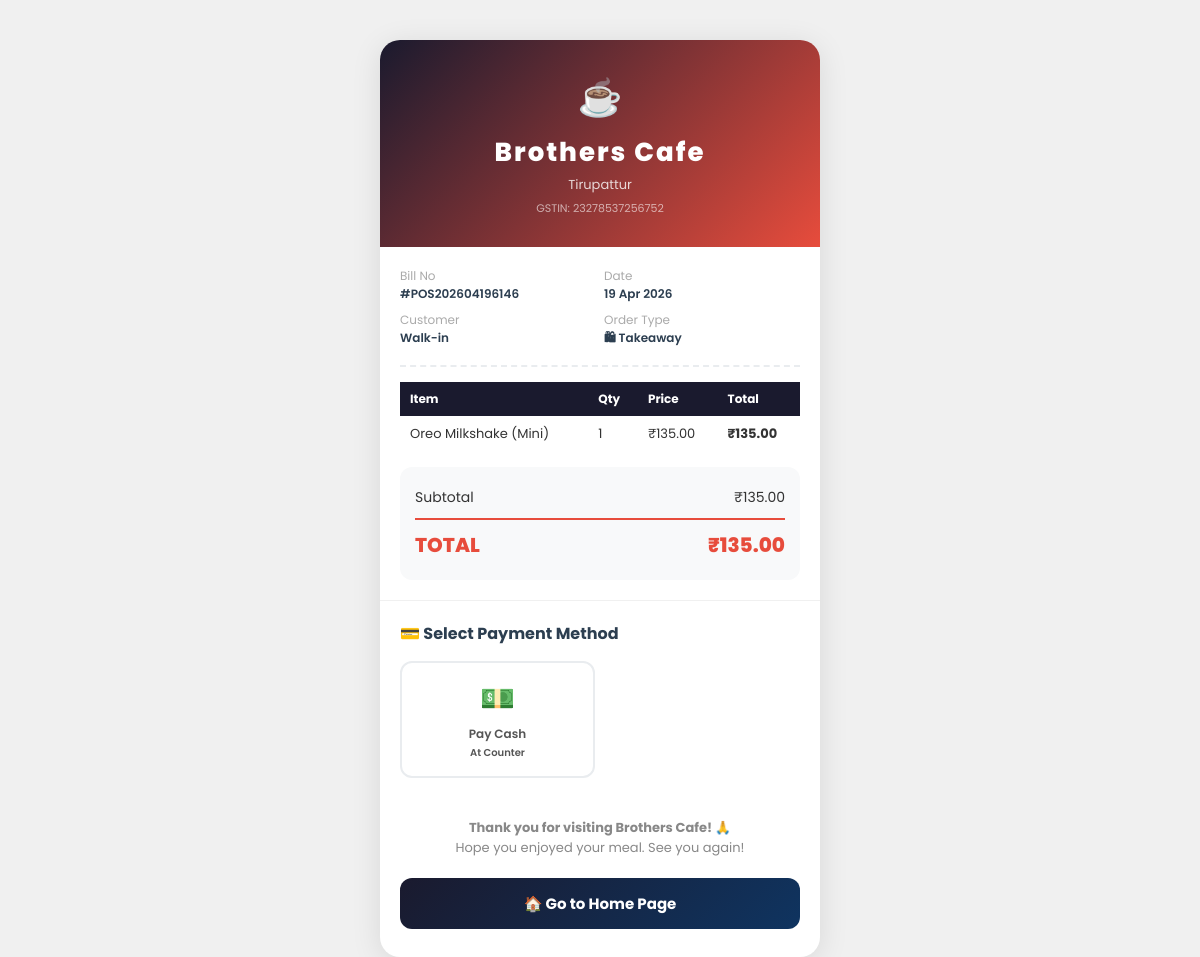
The app's page /order/1/bill/ with its own data.
### restaurant/models.py (models this page shows, shortened)
class ShopSettings(models.Model):
    shop_name = models.CharField(max_length=200, default="Brothers Cafe")
    location = models.CharField(max_length=200, default="Tirupattur")
    gstin = models.CharField(max_length=50, default="", blank=True, help_text='GSTIN number')
    fssai_number = models.CharField(max_length=50, default="", blank=True, help_text='FSSAI License Number (Food Safety)')
    phone = models.CharField(max_length=20, blank=True)
    email = models.EmailField(blank=True)
    address = models.TextField(blank=True)
    logo = models.ImageField(upload_to='shop/', blank=True, null=True)
    upi_qr_code = models.ImageField(upload_to='qr_codes/', blank=True, null=True,
                                     help_text="Upload QR code image for online payments")
    upi_id = models.CharField(max_length=100, blank=True, help_text="e.g. brotherscafe@upi")
    default_discount_percent = models.DecimalField(max_digits=5, decimal_places=2, default=0,
                                                    help_text="Default discount % shown on bills")
    default_parcel_charge = models.DecimalField(max_digits=6, decimal_places=2, default=0,
                                                 help_text="Default parcel charge per item for takeaway orders (overridden by item-level charge)")
    class Meta:
        verbose_name = "Shop Settings"
        verbose_name_plural = "Shop Settings"

class Order(models.Model):
    STATUS_CHOICES = [
        ('pending', 'Pending'),
        ('accepted', 'Accepted'),
        ('preparing', 'Preparing'),
        ('ready', 'Ready'),
        ('completed', 'Completed'),
        ('cancelled', 'Cancelled'),
    ]
    PAYMENT_STATUS = [
        ('unpaid', 'Unpaid'),
        ('online_pending', 'Online Payment Pending'),
        ('paid_online', 'Paid Online'),
        ('paid_offline', 'Paid Offline'),
    ]
    table = models.ForeignKey(Table, on_delete=models.SET_NULL, null=True, related_name='orders')
    customer_name = models.CharField(max_length=100)
    customer_phone = models.CharField(max_length=15)
    special_instructions = models.TextField(blank=True)
    status = models.CharField(max_length=20, choices=STATUS_CHOICES, default='pending')
    payment_status = models.CharField(max_length=20, choices=PAYMENT_STATUS, default='unpaid')
    payment_method = models.CharField(max_length=20, blank=True)  # 'online' or 'offline'
    order_type = models.CharField(max_length=20, default='dine_in',
        choices=[('dine_in', 'Dine In'), ('takeaway', 'Takeaway')])
    subtotal = models.DecimalField(max_digits=10, decimal_places=2, default=0)
    parcel_charge = models.DecimalField(max_digits=10, decimal_places=2, default=0, help_text='Total parcel charge for takeaway orders')
    discount_percent = models.DecimalField(max_digits=5, decimal_places=2, default=0)
    discount_amount = models.DecimalField(max_digits=10, decimal_places=2, default=0)
    total_amount = models.DecimalField(max_digits=10, decimal_places=2, default=0)
    created_at = models.DateTimeField(auto_now_add=True)
    updated_at = models.DateTimeField(auto_now=True)
    completed_at = models.DateTimeField(null=True, blank=True)
    order_number = models.CharField(max_length=20, unique=True, blank=True)
    staff_notified = models.BooleanField(default=False)
    parent_order = models.ForeignKey('self', on_delete=models.SET_NULL, null=True, blank=True, related_name='reorders', help_text='If this is a reorder, points to the original order')
    class Meta:
        ordering = ['-created_at']

class MenuItem(models.Model):
    TYPE_CHOICES = [
        ('veg', 'Vegetarian'),
        ('nonveg', 'Non-Vegetarian'),
        ('vegan', 'Vegan'),
        ('beverage', 'Beverage'),
    ]
    category = models.ForeignKey(Category, on_delete=models.CASCADE, related_name='items')
    name = models.CharField(max_length=200)
    description = models.TextField(blank=True)
    price = models.DecimalField(max_digits=10, decimal_places=2)
    image = models.ImageField(upload_to='menu_images/', blank=True, null=True)
    item_type = models.CharField(max_length=20, choices=TYPE_CHOICES, default='veg')
    is_available = models.BooleanField(default=True, help_text='(Deprecated: use Dine In Active / Takeaway Active below)')
    is_available_dine_in = models.BooleanField(default=True, help_text='Item available for dine-in orders')
    is_available_takeaway = models.BooleanField(default=True, help_text='Item available for takeaway orders')
    is_featured = models.BooleanField(default=False)
    preparation_time = models.PositiveIntegerField(default=15, help_text="Minutes")
    order = models.PositiveIntegerField(default=0)
    parcel_charge = models.DecimalField(max_digits=6, decimal_places=2, default=0,
                                          help_text='Extra charge for takeaway parcel packaging')
    class Meta:
        ordering = ['order', 'name']

class OrderItem(models.Model):
    order = models.ForeignKey(Order, on_delete=models.CASCADE, related_name='items')
    menu_item = models.ForeignKey(MenuItem, on_delete=models.CASCADE)
    quantity = models.PositiveIntegerField(default=1)
    unit_price = models.DecimalField(max_digits=10, decimal_places=2)
    notes = models.TextField(blank=True)
    @property
    def total_price(self):
        return self.unit_price * self.quantity

### restaurant/views.py (the view)
# urls.py: path('order/<int:order_id>/bill/', views.bill_view, name='bill'),
def bill_view(request, order_id):
    order = get_object_or_404(Order, id=order_id)
    shop = get_shop()
    root_order = order
    while root_order.parent_order:
        root_order = root_order.parent_order
    all_orders_check = [root_order] + list(root_order.reorders.order_by('created_at'))
    all_done = all(o.status == 'completed' for o in all_orders_check)
    if not all_done:
        return render(request, 'restaurant/waiting_for_bill.html', {'order': root_order, 'shop': shop})
    all_orders = [root_order] + list(root_order.reorders.order_by('created_at'))
    combined_items = []
    for o in all_orders:
        for item in o.items.select_related('menu_item').all():
            combined_items.append({
                'order_number': o.order_number,
                'name': item.menu_item.name,
                'notes': item.notes,
                'quantity': item.quantity,
                'unit_price': item.unit_price,
                'total_price': item.total_price,
                'is_reorder': o.parent_order is not None,
            })
    combined_subtotal = sum(o.subtotal for o in all_orders)
    def get_order_parcel(o):
        if o.parcel_charge:
            return o.parcel_charge
        m = re.search(r'\[Parcel Charge: ₹([\d.]+)\]', o.special_instructions or '')
        from decimal import Decimal as D
        return D(m.group(1)) if m else D('0')
    combined_parcel   = sum(get_order_parcel(o) for o in all_orders)
    discount_percent  = root_order.discount_percent
    discount_amount   = sum(o.discount_amount for o in all_orders)
    combined_total    = combined_subtotal + combined_parcel - discount_amount
    return render(request, 'restaurant/bill.html', {
        'order': order,
        'root_order': root_order,
        'all_orders': all_orders,
        'combined_items': combined_items,
        'combined_subtotal': combined_subtotal,
        'combined_parcel': combined_parcel,
        'discount_percent': discount_percent,
        'discount_amount': discount_amount,
        'combined_total': combined_total,
        'has_reorders': len(all_orders) > 1,
        'shop': shop,
    })

### restaurant/views.py (called while the page is built)
def get_shop():
    return ShopSettings.objects.first()

### brothers_cafe/restaurant/templates/restaurant/bill.html (shortened to what this page needs)
{% extends 'restaurant/base.html' %}
{% block content %}
<div class="bill-page">
    <div class="bill-card">
        <div class="bill-header">
            <div style="font-size:36px;margin-bottom:8px">☕</div>
            <div class="bill-cafe">{{ shop.shop_name|default:"BROTHERS CAFE" }}</div>
            <div class="bill-location">{{ shop.location|default:"Tirupattur" }}</div>
            <div class="bill-gstin">GSTIN: {{ shop.gstin|default:"23278537256752" }}</div>
        </div>
        <div class="bill-body">
            <div class="bill-info-grid">
                <div class="bill-info-item">
                    <div class="bill-info-label">Bill No</div>
                    <div class="bill-info-val">#{{ order.order_number }}</div>
                </div>
                <div class="bill-info-item">
                    <div class="bill-info-label">Date</div>
                    <div class="bill-info-val">{{ order.created_at|date:"d M Y" }}</div>
                </div>
                <div class="bill-info-item">
                    <div class="bill-info-label">Customer</div>
                    <div class="bill-info-val">{{ order.customer_name }}</div>
                </div>
                <div class="bill-info-item">
                    <div class="bill-info-label">Order Type</div>
                    <div class="bill-info-val">{% if order.table %}&#x1F37D; Dine In{% else %}&#x1F6CD; Takeaway{% endif %}</div>
                </div>
            </div>
            <hr class="bill-divider">
            <table class="items-table">
                <thead>
                    <tr>
                        <th>Item</th>
                        <th>Qty</th>
                        <th>Price</th>
                        <th>Total</th>
                    </tr>
                </thead>
                <tbody>
                    {% for item in combined_items %}
                    <tr {% if item.is_reorder %}style="background:#fffbf0;"{% endif %}>
                        <td>
                            {{ item.name }}
                        </td>
                        <td>{{ item.quantity }}</td>
                        <td>₹{{ item.unit_price }}</td>
                        <td><strong>₹{{ item.total_price }}</strong></td>
                    </tr>
                    {% endfor %}
                </tbody>
            </table>
            <div class="total-section">
                <div class="total-row">
                    <span>Subtotal</span>
                    <span>₹{{ combined_subtotal }}</span>
                </div>
                <div class="total-row grand-total">
                    <span>TOTAL</span>
                    <span>₹{{ combined_total }}</span>
                </div>
            </div>
        </div>
        <div class="payment-section">
            {% if order.payment_status == 'paid_online' or order.payment_status == 'paid_offline' %}
            <div class="paid-badge">
                <div class="paid-icon">✅</div>
                <div class="paid-text">Payment Complete!</div>
                <div style="font-size:12px;margin-top:5px">{{ order.get_payment_status_display }}</div>
            </div>
            {% else %}
            <div class="pay-title">💳 Select Payment Method</div>
            <div class="pay-options">
                <button class="pay-btn" onclick="payOffline()">
                    <div class="pay-btn-icon">💵</div>
                    <div class="pay-btn-label">Pay Cash<br><small>At Counter</small></div>
                </button>
            </div>
            {% endif %}
        </div>
        <div class="thank-you">
            <strong>Thank you for visiting Brothers Cafe! 🙏</strong><br>
            Hope you enjoyed your meal. See you again!
        </div>
        <div style="padding:0 20px 28px;">
            <a href="{% if order.table %}/table/{{ order.table.id }}/menu/{% else %}/takeaway/{% endif %}" style="display:block;width:100%;padding:14px;background:linear-gradient(135deg,#1a1a2e,#0f3460);color:white;border:none;border-radius:12px;font-size:15px;font-weight:700;cursor:pointer;font-family:'Poppins',sans-serif;text-align:center;text-decoration:none;box-sizing:border-box;">
                &#x1F3E0; Go to Home Page
            </a>
        </div>
    </div>
</div>
{% endblock %}

### brothers_cafe/restaurant/templates/restaurant/base.html (style rules this page uses)
* { margin: 0; padding: 0; box-sizing: border-box; }
body { font-family: 'Poppins', sans-serif; background: #f8f9fa; color: #333; }
:root { --primary: #e74c3c; --primary-dark: #c0392b; --secondary: #2c3e50; --accent: #f39c12; --success: #27ae60; --light: #ecf0f1; --dark: #1a1a2e; }

### brothers_cafe/restaurant/templates/restaurant/bill.html (style rules this page uses)
body { background: #f0f0f0; }
.bill-page { max-width: 480px; margin: 20px auto; padding: 20px; }
.bill-card { background: white; border-radius: 20px; overflow: hidden; box-shadow: 0 5px 30px rgba(0,0,0,0.1); }
.bill-header { background: linear-gradient(135deg, #1a1a2e, #e74c3c); color: white; text-align: center; padding: 30px 20px; }
.bill-cafe { font-size: 26px; font-weight: 800; letter-spacing: 2px; }
.bill-location { opacity: 0.8; font-size: 13px; margin-top: 3px; }
.bill-gstin { opacity: 0.6; font-size: 11px; margin-top: 5px; }
.bill-divider { border: none; border-top: 2px dashed #e9ecef; margin: 15px 0; }
.bill-body { padding: 20px; }
.bill-info-grid { display: grid; grid-template-columns: 1fr 1fr; gap: 8px; margin-bottom: 15px; }
.bill-info-item { font-size: 12px; }
.bill-info-label { color: #aaa; }
.bill-info-val { font-weight: 600; color: #2c3e50; }
.items-table { width: 100%; border-collapse: collapse; margin-bottom: 15px; }
.items-table th { background: #1a1a2e; color: white; padding: 8px 10px; font-size: 12px; text-align: left; }
.items-table td { padding: 8px 10px; font-size: 13px; border-bottom: 1px solid #f5f5f5; }
.items-table tr:last-child td { border: none; }
.total-section { background: #f8f9fa; border-radius: 12px; padding: 15px; }
.total-row { display: flex; justify-content: space-between; padding: 5px 0; font-size: 14px; }
.grand-total { font-size: 20px; font-weight: 800; color: #e74c3c; border-top: 2px solid #e74c3c; padding-top: 10px; margin-top: 5px; }
.payment-section { padding: 20px; border-top: 1px solid #f0f0f0; }
.pay-title { font-size: 16px; font-weight: 700; margin-bottom: 15px; color: #2c3e50; }
.pay-options { display: grid; grid-template-columns: 1fr 1fr; gap: 10px; }
.pay-btn { padding: 15px; border: 2px solid #e9ecef; border-radius: 12px; background: white; cursor: pointer; text-align: center; font-family: 'Poppins', sans-serif; transition: 0.2s; }
.pay-btn-icon { font-size: 28px; margin-bottom: 5px; }
.pay-btn-label { font-size: 12px; font-weight: 600; color: #555; }
.thank-you { text-align: center; padding: 20px; color: #888; font-size: 13px; }

### records on screen
ShopSettings: shop_name "Brothers Cafe", location "Tirupattur", gstin "23278537256752"
Order: order_number "POS202604196146", created_at "19 Apr 2026", customer_name "Walk-in"
MenuItem: name "Oreo Milkshake (Mini)"
OrderItem: unit_price "135.00"

### other values on screen
{{ item.quantity }} "1"
{{ item.total_price }} "135.00"
{{ combined_subtotal }} "135.00"
{{ combined_total }} "135.00"
